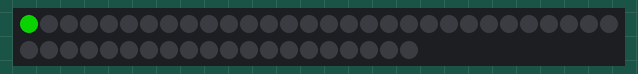
Recording of a sketch running on a simulated ESP32. Parts: 50 RGB LEDs in strip order, left to right, continuing on the next row. Dim RGB values are drawn brighter than linear; colours are those a GRB WS2812 strip shows for the declared byte order.

Above: at 0.15 s.
At 4.65 s:
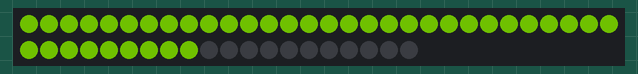
At 10.6 s:
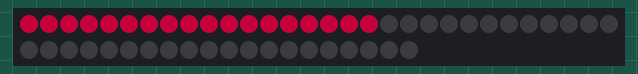
At 20.6 s:
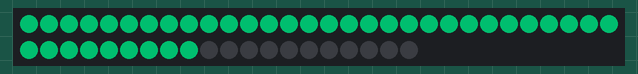
At 28.57 s:
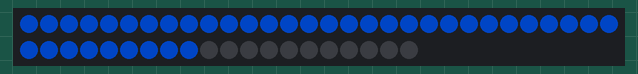
At 39.2 s:
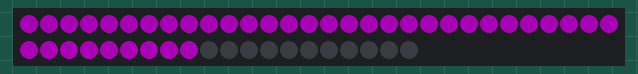

The sketch:

arcoiris.ino
```cpp
#include <FastLED.h>

#define NUM_LEDS 50
#define DATA_PIN GPIO_NUM_15

CRGB leds[NUM_LEDS];

void setup()
{
  FastLED.addLeds<WS2812, DATA_PIN>(leds, NUM_LEDS);
  FastLED.setBrightness(127);
}

void loop()
{
  static uint8_t hue = 0;
  static uint8_t pos = 0;
  static bool incrementing = true;

  hue = hue + 5;

  if (pos == NUM_LEDS) {
    incrementing = false;
  }

  if (pos == 0) {
    incrementing = true;
  }

  if (incrementing) {
    pos++;
  } else {
    pos--;
  }

  for (int i=0; i<NUM_LEDS; i++) {
    leds[i] = CRGB::Black;
  }

  for (int j=0; j<pos; j++) {
    leds[j] = CHSV(hue, 255, 255);
  }

  FastLED.show();
  delay(pos);
}
```
